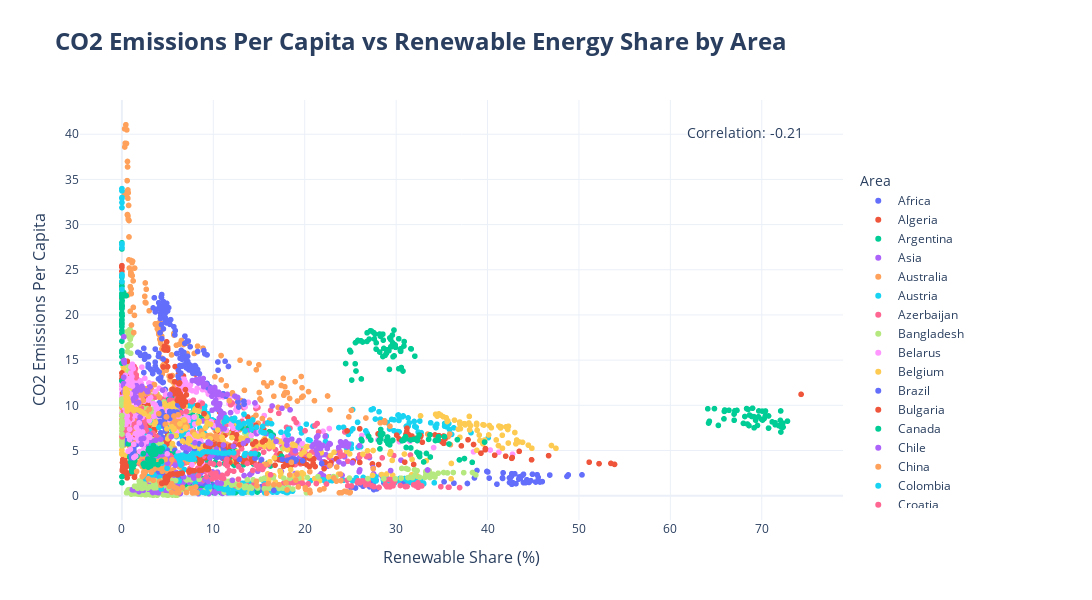

Notebook cell for this chart:
### Markdown cell above
### Correlation between CO2 Emissions Per Capita and Renewable Share

### Code cell
import plotly.express as px
import plotly.graph_objects as go
from plotly.subplots import make_subplots

query_emissions = """
    SELECT 
        area, 
        year, 
        co2_emissions_per_capita
    FROM carbon_emissions
"""

query_renewable = """
    SELECT 
        area, 
        year, 
        renewable_energy_share
    FROM renewable_energy
"""

emissions_df = fetch_data(query_emissions, conn)
renewable_df = fetch_data(query_renewable, conn)

if emissions_df is not None and renewable_df is not None:
    combined_df = pd.merge(emissions_df, renewable_df, on=['area', 'year'], how='inner')
    
    correlation = combined_df['co2_emissions_per_capita'].corr(combined_df['renewable_energy_share'])
    print(f"Correlation between CO2 Emissions Per Capita and Renewable Share: {correlation:.2f}")

    fig = px.scatter(
        combined_df,
        x='renewable_energy_share',
        y='co2_emissions_per_capita',
        color='area',
        hover_data=['year'],
        title='<b>CO2 Emissions Per Capita vs Renewable Energy Share by Area</b>',
        labels={
            'renewable_energy_share': 'Renewable Share (%)',
            'co2_emissions_per_capita': 'CO2 Emissions Per Capita'
        },
        color_discrete_sequence=px.colors.qualitative.Plotly,
        template='plotly_white'
    )

   
    fig.add_annotation(
        x=0.95,
        y=0.95,
        xref='paper',
        yref='paper',
        text=f'Correlation: {correlation:.2f}',
        showarrow=False,
        font=dict(size=14)
    )
    
    fig.update_layout(
        width=1200,
        height=600,
        legend=dict(
            title=dict(text='Area'),
            orientation='v',
            yanchor='top',
            y=0.8,
            xanchor='left',
            x=1.02
        ),
        margin=dict(r=150),
        title_font=dict(size=24),
        xaxis_title_font=dict(size=16),
        yaxis_title_font=dict(size=16)
    )

    fig.show()
    
else:
    print("Data could not be fetched or merged.")
